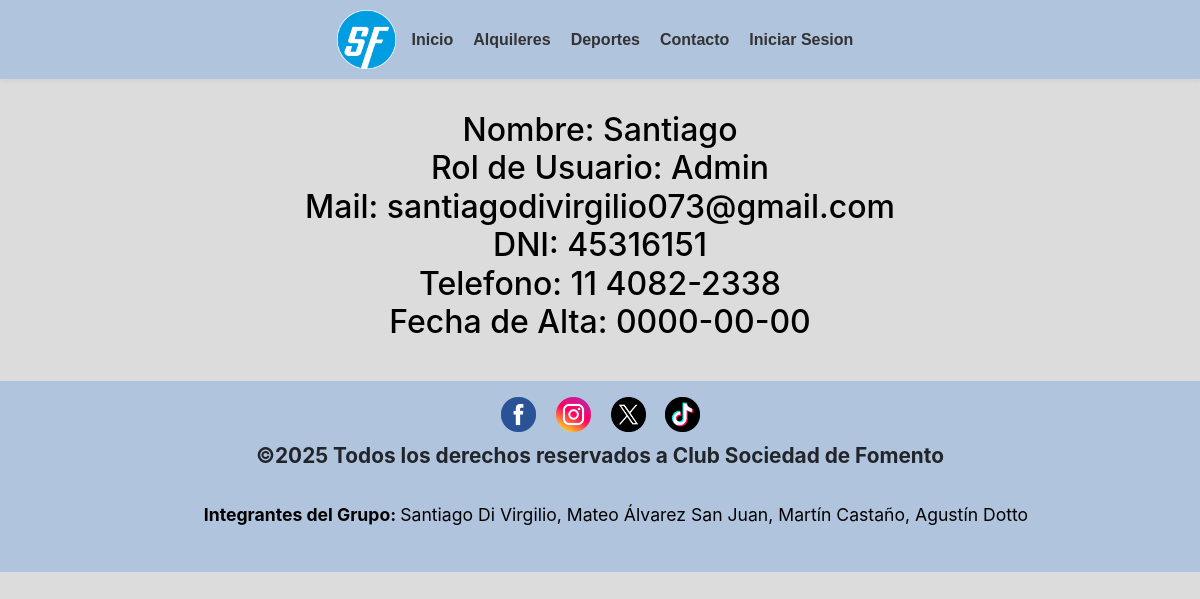
The app's page /perfil.php?id=1, older data.
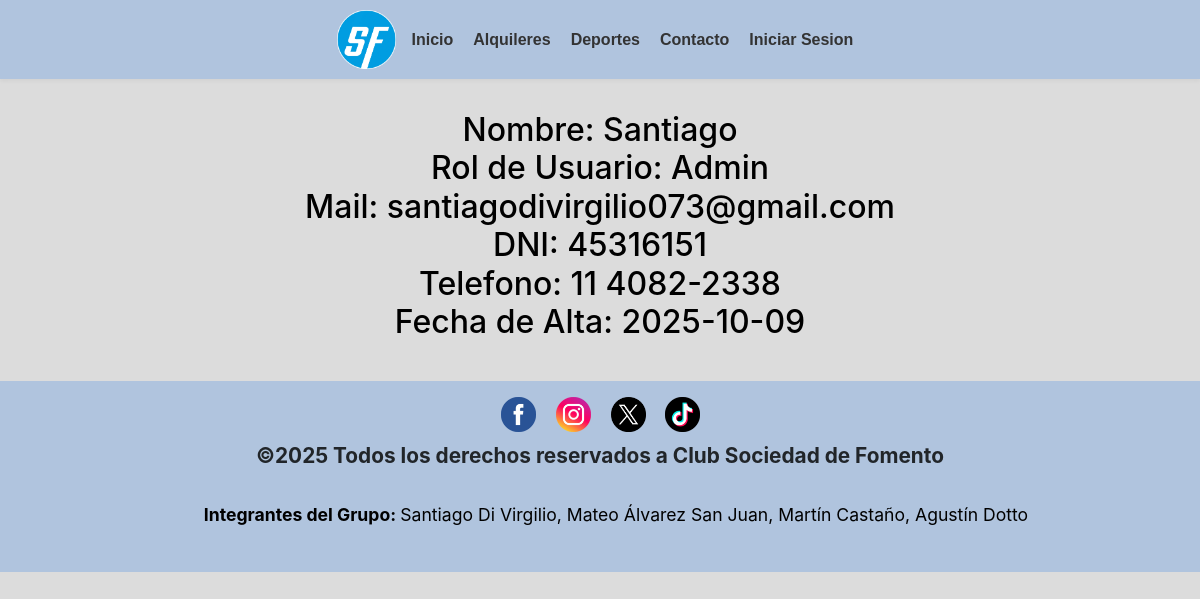
The same page, newer data.
### tables this page shows
CREATE TABLE `usuarios` (
  `id_usuario` int(5) NOT NULL,
  `nombre` varchar(10) NOT NULL,
  `clave` varchar(255) NOT NULL,
  `dni` varchar(15) NOT NULL,
  `email` varchar(100) NOT NULL,
  `telefono` varchar(20) NOT NULL,
  `fecha_alta` date NOT NULL,
  `rol` varchar(20) NOT NULL,
  `id_sesion` varchar(255) DEFAULT NULL
);

### perfil.php (the view, shortened to what this page needs)
<!DOCTYPE html>
<html lang="es">
<head>
    <link href="https://cdn.jsdelivr.net/npm/bootstrap@5.3.2/dist/css/bootstrap.min.css" rel="stylesheet">
	<link rel="stylesheet" href="https://cdnjs.cloudflare.com/ajax/libs/font-awesome/4.7.0/css/font-awesome.min.css">
	<link rel="stylesheet" type="text/css" href="css/estilos.css">
</head>
<body>
<body>
	<header>
		<a href="index.php"><img src="imagenes/logo.webp" alt="Logo de la página" class="logo"></a>
	<?php
    include("NAV.php");
    ?>
    </header>
    <?php
   include("conexion.php");
   if (isset($_GET['id']) && is_numeric($_GET['id'])) {
        $id = $_GET['id'];
    } else {
        $id = $_SESSION['ID'];
    }
    $consulta = mysqli_query($conexion, "SELECT * FROM usuarios WHERE id_usuario='$id'");
    $resultado = mysqli_fetch_assoc($consulta);
    ?>
<article class="perfil">
        <h2> Nombre: <?php echo htmlspecialchars($resultado['nombre']); ?>
         <br>Rol de Usuario: <?php echo htmlspecialchars($resultado['rol']); ?>
         <br>Mail: <?php echo htmlspecialchars($resultado['email']); ?>
         <br>DNI: <?php echo htmlspecialchars($resultado['dni']); ?>
         <br>Telefono: <?php echo htmlspecialchars($resultado['telefono']); ?>
         <br>Fecha de Alta: <?php echo htmlspecialchars($resultado['fecha_alta']); ?>
         </h2>
</article>
<footer>
<?php
    include("FOOTER.php");
    ?>
</footer>
</body>
</html>

Row changes from the older to the newer data that the page shows:
changed usuarios "Santiago": fecha_alta "0000-00-00" → "2025-10-09"
